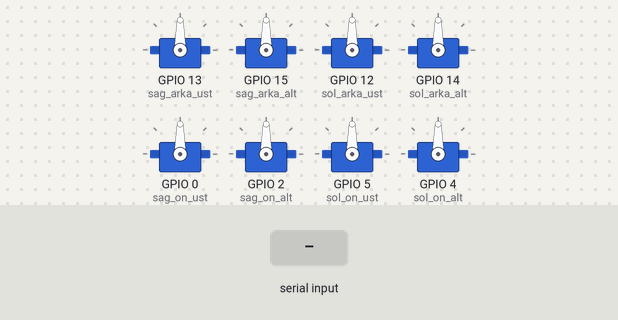
The sketch below on a simulated ESP8266 (NodeMCU). Shown: 8 × servo. The test bench sets the inputs (shaded band). WiFi joins after 1.5 s; servers stay silent unless stated; what the sketch prints to the serial monitor is not drawn.

Above: at 4.7 s.
4.8 s: "c" received over Serial
At 6.3 s:
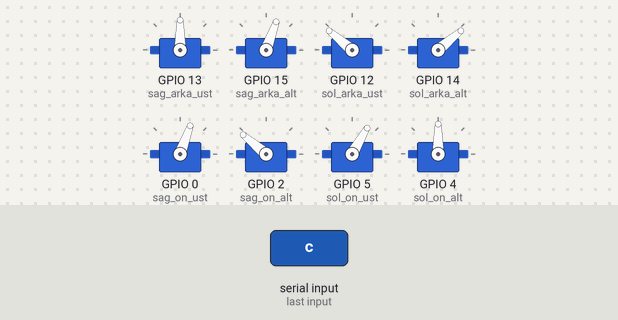
6.6 s: "h" received over Serial
At 7.6 s:
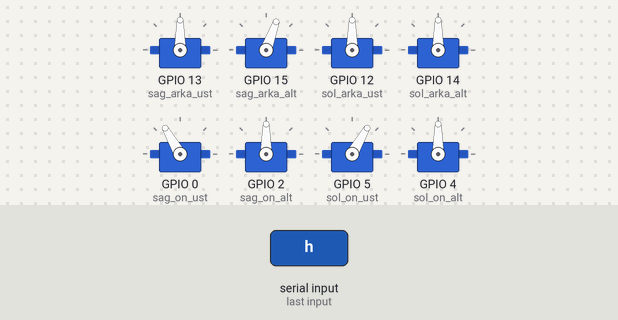
8.1 s: "j" received over Serial
At 9.1 s:
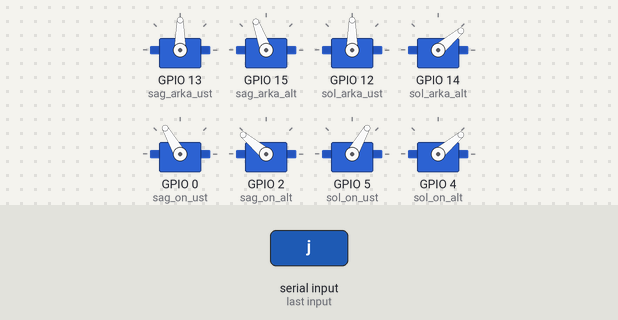
10.1 s: "c" received over Serial
At 10.35 s:
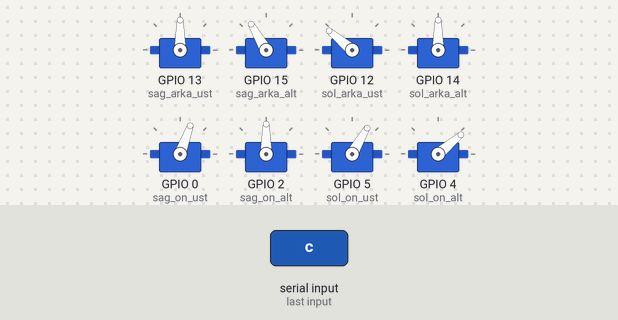
Timing chart, 0 to 12.8 s (numbered marks = the images above; inputs shaded):
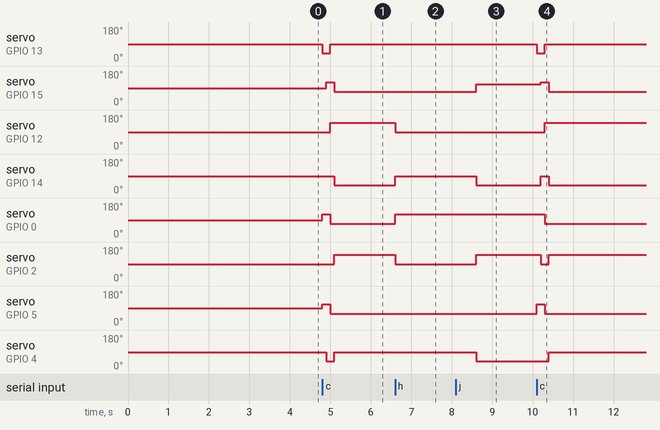

Measured:
- after the input at 4.8 s, servo on GPIO 13 (sag_arka_ust): 90° → 40° at once, → 90° 0.20 s later; servo on GPIO 15 (sag_arka_alt): 90° → 120° after 0.10 s, → 70° 0.20 s later
- after the input at 6.6 s, servo on GPIO 12 (sol_arka_ust), servo on GPIO 2 (sag_on_alt): 140° → 90° at once; servo on GPIO 14 (sol_arka_alt): 40° → 90° at once; servo on GPIO 0 (sag_on_ust): 70° → 120° at once
- after the input at 8.1 s, servo on GPIO 15 (sag_arka_alt): 70° → 110° after 0.50 s; servo on GPIO 14 (sol_arka_alt), servo on GPIO 4 (sol_on_alt): 90° → 40° after 0.50 s; servo on GPIO 2 (sag_on_alt): 90° → 140° after 0.50 s
- after the input at 10.1 s, servo on GPIO 13 (sag_arka_ust): 90° → 40° at once, → 90° 0.20 s later; servo on GPIO 15 (sag_arka_alt): 110° → 120° after 0.10 s, → 70° 0.20 s later

The sketch:

akillikopek.ino
```cpp
#include <ESP8266WiFi.h>
#include <Servo.h>

// Wi-Fi bilgileri
const char* ssid = "TURKNET_ACDE0";
const char* password = "turknet3463";

// Servo tanımları
Servo sag_arka_ust;
Servo sag_arka_alt;
Servo sol_arka_ust;
Servo sol_arka_alt;
Servo sag_on_ust;
Servo sag_on_alt;
Servo sol_on_ust;
Servo sol_on_alt;

char veri;

void setup() {
  Serial.begin(115200);

  // Servo pinleri
  sag_arka_ust.attach(13);
  sag_arka_alt.attach(15);
  sol_arka_ust.attach(12);
  sol_arka_alt.attach(14);
  sag_on_ust.attach(0);
  sag_on_alt.attach(2);
  sol_on_ust.attach(5);
  sol_on_alt.attach(4);

  // WiFi: Önce STA (normal Wi-Fi) modunda dene
  WiFi.mode(WIFI_STA);
  WiFi.begin(ssid, password);
  Serial.print("WiFi ağına bağlanılıyor");

  unsigned long startTime = millis();
  while (WiFi.status() != WL_CONNECTED && millis() - startTime < 10000) {
    Serial.print(".");
    delay(500);
  }

  if (WiFi.status() == WL_CONNECTED) {
    Serial.println("\nWiFi ağına bağlanıldı!");
    Serial.print("IP adresi: ");
    Serial.println(WiFi.localIP());
  } else {
    Serial.println("\nBağlantı başarısız. AP moduna geçiliyor...");

    // Access Point (kendi ağı)
    WiFi.mode(WIFI_AP);
    WiFi.softAP("RobotKontrol", "12345678");

    Serial.println("Kendi WiFi ağı kuruldu!");
    Serial.print("AP IP adresi: ");
    Serial.println(WiFi.softAPIP());  // Genelde 192.168.4.1
  }

  delay(2000);
}

void loop() {
  // Şimdilik komutları seri monitörden alıyoruz
  if (Serial.available() > 0) {
    veri = Serial.read();
    Serial.println(veri);

    if (veri == 'h') {
      idle();

    } else if (veri == 'c') {
      ileri();

    } else if (veri == 'j') {
      sinav_cek();
    }
  }

}

// Fonksiyonlar
void idle() {
  sol_arka_ust.write(90);
  sol_arka_alt.write(90);
  sag_arka_ust.write(90);
  sag_arka_alt.write(70);
  sag_on_ust.write(120);
  sag_on_alt.write(90);
  sol_on_ust.write(60);
  sol_on_alt.write(90);
}

void sinav_cek() {
  sol_arka_ust.write(90);
  sol_arka_alt.write(90);
  sag_arka_ust.write(90);
  sag_arka_alt.write(70);
  sag_on_ust.write(120);
  sag_on_alt.write(90);
  sol_on_ust.write(60);
  sol_on_alt.write(90);

  delay(500);
  sol_arka_alt.write(40);
  sag_arka_alt.write(110);
  sag_on_alt.write(140);
  sol_on_alt.write(40);
  delay(500);
}

void ileri() {
  sol_arka_ust.write(90);
  sag_arka_ust.write(40);
  sag_on_ust.write(120);
  sol_on_ust.write(110);
  delay(100);

  sol_arka_alt.write(90);
  sag_arka_alt.write(120);
  sag_on_alt.write(90);
  sol_on_alt.write(40);
  delay(100);

  sol_arka_ust.write(140);
  sag_arka_ust.write(90);
  sag_on_ust.write(70);
  sol_on_ust.write(60);
  delay(100);

  sol_arka_alt.write(40);
  sag_arka_alt.write(70);
  sag_on_alt.write(140);
  sol_on_alt.write(90);
  delay(100);
}
```
